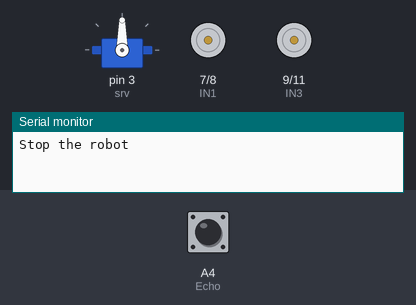
This sketch was run on a simulated Arduino Uno, built with avr-gcc and run on an emulated ATmega328P. On the bench: servo, motor-driver pin pairs drawn as motors (green arrow = first pin HIGH = forward, orange = second pin HIGH = backward, longer = more drive, scaled by the enable pin), the last lines printed to the serial monitor. Inputs (shaded band) come from the test bench; at power-on: A4 (Echo) LOW.

Above: at 0.1 s.
At 13.1 s:
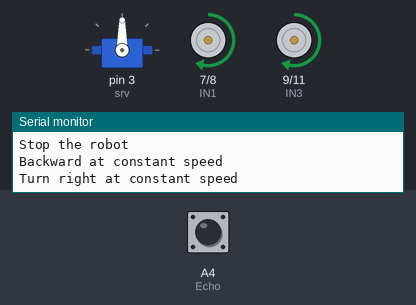
13.2 s: A4 (Echo) pulsed HIGH 2 times (0.12 s each, 0.3 s apart)
At 14.1 s:
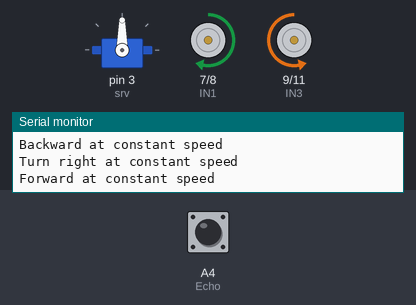
Timing chart, 0 to 41.5 s (numbered marks = the images above; inputs shaded):
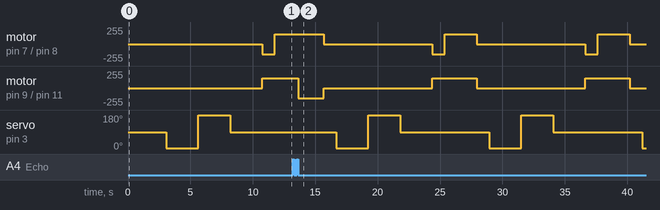

The sketch:

robotkit_obstacles.ino
```cpp
#include <Servo.h>
Servo srv;              // servo object to control servo motor controlling the ultrasonic sensor

int Echo = A4;
int Trig = A5;

// robot speed
#define SPEED 150

// variable to store detected distance on motion directions
int right_distance = 0, left_distance = 0, frontal_distance = 0;


// The direction of the car's movement
// ENA  ENB   IN1   IN2   IN3   IN4     Description
// HIGH HIGH  HIGH  LOW   LOW   HIGH    Car is runing forward
// HIGH HIGH  LOW   HIGH  HIGH  LOW     Car is runing back
// HIGH HIGH  LOW   HIGH  LOW   HIGH    Car is turning left
// HIGH HIGH  HIGH  LOW   HIGH  LOW     Car is turning right
// HIGH HIGH  LOW   LOW   LOW   LOW     Car is stoped
// HIGH HIGH  HIGH  HIGH  HIGH  HIGH    Car is stopped
// LOW  LOW   N/A   N/A   N/A   N/A     Car is stopped (motors are disabled)

// CONNECTION BOARD - MAP MOTOR BOARD L298N TO ARDUINO IO PINs

#define ENA 5     // enable left-side motor and velocity control
#define ENB 6     // enable right-side motor and velocity control

// conrol of left-side motor BREAK = <(0,0), (1,1)>, FORWARD = (1,0), BACKWARD = (0,1)
#define IN1 7
#define IN2 8

// control of right-side motor BREAK = <(0,0), (1,1), FORWARD = (0,1), BACKWARD = (1,0)
#define IN3 9
#define IN4 11


// function to move the robot forward at constant speed
void forward() {

  // enable motor with with specified speed
  analogWrite(ENA, SPEED);
  analogWrite(ENB, SPEED);
  // move forward
  digitalWrite(IN1, HIGH);
  digitalWrite(IN2, LOW);
  digitalWrite(IN3, LOW);
  digitalWrite(IN4, HIGH);
  Serial.println("Forward at constant speed");
}

// function to move the robot backward at constant speed
void backward() {

  // enable motor with with specified speed
  analogWrite(ENA, SPEED);
  analogWrite(ENB, SPEED);
  // move forward
  digitalWrite(IN1, LOW);
  digitalWrite(IN2, HIGH);
  digitalWrite(IN3, HIGH);
  digitalWrite(IN4, LOW);
  Serial.println("Backward at constant speed");
}

// function to turn the robot left at constant speed
void turn_left() {

  // enable motor with with specified speed
  analogWrite(ENA, SPEED);
  analogWrite(ENB, SPEED);
  // move forward
  digitalWrite(IN1, LOW);
  digitalWrite(IN2, HIGH);
  digitalWrite(IN3, LOW);
  digitalWrite(IN4, HIGH);
  Serial.println("Turn left at constant speed");

}

// function to turn the robot right at constant speed
void turn_right() {

  // enable motor with with specified speed
  analogWrite(ENA, SPEED);
  analogWrite(ENB, SPEED);
  // move forward
  digitalWrite(IN1, HIGH);
  digitalWrite(IN2, LOW);
  digitalWrite(IN3, HIGH);
  digitalWrite(IN4, LOW);
  Serial.println("Turn right at constant speed");

}

// function to stop the robot by turning off motors
void halt() {

  // disable the motors
  digitalWrite(ENA, LOW);
  digitalWrite(ENB, LOW);
  Serial.println("Stop the robot");
}


// function to check robot distance from any obstacle
int check_distance() {

  digitalWrite(Trig, LOW);
  delayMicroseconds(2);
  digitalWrite(Trig, HIGH);
  //delayMicroseconds(20);
  delay(65);
  digitalWrite(Trig, LOW);
  float fdistance = pulseIn(Echo, HIGH);

  // compute distance in cm
  fdistance = fdistance / 58;
  return (int) fdistance;
}

// setup code
void setup() {

  // attache servo on pin 3 to Servo Object
  srv.attach(3);
  Serial.begin(9600);

  // enable pin mode
  pinMode(Echo, INPUT);
  pinMode(Trig, OUTPUT);
  pinMode(IN1, OUTPUT);
  pinMode(IN2, OUTPUT);
  pinMode(IN3, OUTPUT);
  pinMode(IN4, OUTPUT);
  pinMode(ENA, OUTPUT);
  pinMode(ENB, OUTPUT);
  halt();
}


// main code
void loop() {

  srv.write(90);    // set servo position  according to scaled value (forward)
  delay(1000);

  // continuously get distance
  int distance = check_distance();
  // check distance from obstacles
  if (distance <= 20) {

    // stop robot
    halt();
    delay(1000);

    // check distance on the right side of the robot
    srv.write(5);
    delay(1000);
    right_distance = check_distance();
    delay(500);

    // check distance on the left side of the robot
    srv.write(180);
    delay(1000);
    left_distance = check_distance();
    delay(500);

    // turn the "head" front
    srv.write(90);
    delay(1000);
    // check again frontal distance
    frontal_distance = check_distance();
    delay(500);

    // check possible motion directions
    if (frontal_distance > 20) {

      // go forward
      forward();

    } else if(right_distance > 20 && right_distance > left_distance) {

      // turn right
      turn_right();
      delay(360);

    }  else if (left_distance > 20 && left_distance > right_distance) {

      // turn left
      turn_left();
      delay(360);

    } else {

      // go backward and turn a bit
      backward();
      delay(1000);

      turn_right();
      delay(500);
    }


  } else {

    // go forward till possible
    forward();
  }


}
```

Measured:
- by itself, motor on pin 9 (IN3) / pin 11 (IN4): repeats every 12.3 s: stopped 8.7 s, forward 150/255 3.6 s
